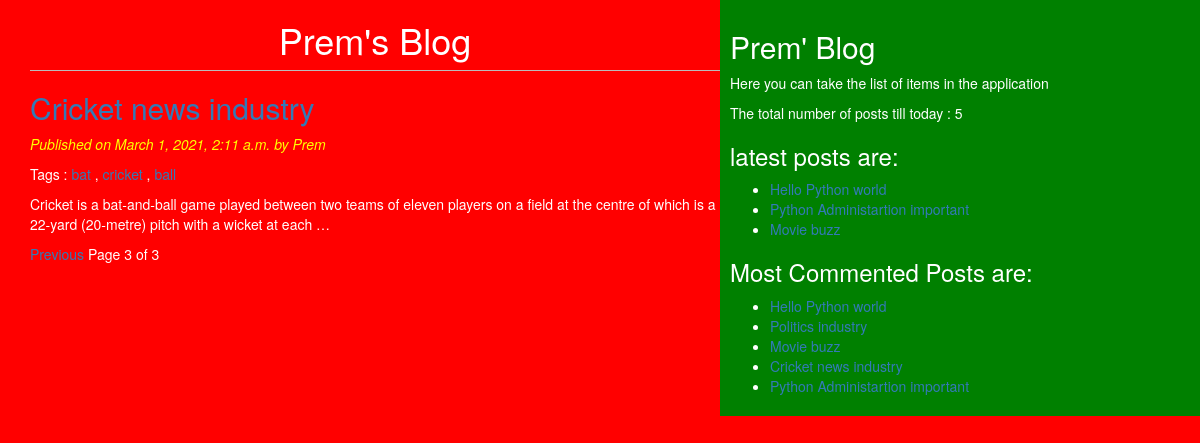
/?page=3, run on the app's committed database.
### blog/models.py (models this page shows, shortened)
class Post(models.Model):
    STATUS_CHOICES = (('draft', 'Draft'), ('published', 'Published'))
    title = models.CharField(max_length = 256)
    slug = models.SlugField(max_length = 256, unique_for_date = 'publish')
    author = models.ForeignKey(User, related_name = 'blog_posts',  on_delete=models.CASCADE)
    body = models.TextField()
    publish = models.DateTimeField(default = timezone.now)
    created = models.DateTimeField(auto_now_add = True)
    updated = models.DateTimeField(auto_now = True)
    status = models.CharField(max_length = 10, choices = STATUS_CHOICES, default = 'draft')
    objects = CustomManager()
    tags = TaggableManager()
    class Meta:
         ordering = ('-publish',)
    def get_absolute_url(self):
        return reverse('detail', args = [self.publish.year, self.publish.strftime('%m'), self.publish.strftime('%d'), self.slug])

### blog/views.py (the view)
# urls.py: path('', views.list_view),
def list_view(request, tag_slug = None):
    post_list = Post.objects.all()
    tag = None
    if tag_slug:
        tag = get_object_or_404(Tag, slug = tag_slug)
        post_list = post_list.filter(tags__in = [tag])
    paginator = Paginator(post_list, 2)
    page_number = request.GET.get('page')
    try:
        post_list = paginator.page(page_number)
    except PageNotAnInteger:
        post_list = paginator.page(1)
    except EmptyPage:
        post_list = paginator.page(paginator.num_pages)
    return render(request, 'blog/post_list.html', {'post_list': post_list, 'tag':tag})

### blog/templatetags/blog_tags.py (called while the page is built)
@register.simple_tag
def total_posts():
    return Post.objects.count()

@register.inclusion_tag('blog/latest_posts123.html')
def show_latest_posts():
    latest_posts = Post.objects.order_by('-publish')[:3]
    return {'latest_posts':latest_posts}

@register.simple_tag
def get_most_commented_posts(count = 5):
    return Post.objects.annotate(total_comments = Count('comments')).order_by('-total_comments')[:count]

### templates/blog/post_list.html (shortened to what this page needs)
<!DOCTYPE html>
{%extends 'blog/base.html'%}
  {%block content%}
    <h1>Prem's Blog</h1>
    {%for post in post_list%}
      <a href="{{post.get_absolute_url}}"><h2>{{post.title}}</h2></a>
      <p id = 'date'> Published on {{post.publish}} by {{post.author|title}}</p>
      <p>Tags :
          {%for tag in post.tags.all%}
          <a href="{{post.get_absolute_url}}">{{tag.name}}</a>
            {%if not forloop.last%}, {%endif%}
            {%endfor%}
      </p>
      {{post.body|truncatewords:30|linebreaks}}
    {%endfor%}
    {%include 'blog/pagination.html' with page=post_list%}
  {%endblock%}

### templates/blog/base.html (shortened to what this page needs)
<!DOCTYPE html>
{%load blog_tags%}
{%load static%}
<html lang="en" dir="ltr">
  <head>
    <link rel="stylesheet" href="https://maxcdn.bootstrapcdn.com/bootstrap/3.3.7/css/bootstrap.min.css">
    <link rel="stylesheet" href="{%static "css/home.css"%}">
  </head>
  <body>
    <div class="content">
        {%block content%}{%endblock%}
    </div>
    <div class="sidebar">
        <h2>Prem' Blog</h2>
        <p>Here you can take the list of items in the application</p>
        <p>The total number of posts till today : {%total_posts%}</p>
        <h3>latest posts are:</h3>{%show_latest_posts%}
        <h3>Most Commented Posts are:</h3>{%get_most_commented_posts as most_commented_posts%}
        <ul>
          {%for post in most_commented_posts%}
          <li><a href="{{post.get_absolute_url }}">{{post.title}}</a></li>
          {%endfor%}
        </ul>
    </div>
  </body>
</html>

### templates/blog/latest_posts123.html
<ul>
  {%for post in latest_posts%}
    <li><a href="{{post.get_absolute_url}}">{{post.title}}</a></li>
    {%endfor%}
</ul>

### static/css/home.css (style rules this page uses)
.content { width:60%; float:left; padding-left: 30px; background: red; height: 100%; }
.sidebar { width:40%; float:right; background: green; height: 100%; padding: 10px }
h1 { text-align: center; border-bottom: 1px solid #bbb; padding-bottom: 10px; }
body { color: white; background: red; }
#date { color:yellow; font: 12px; font-style: italic; }

### data on the page
Post: title "Cricket news industry", publish "March 1, 2021, 2:11 a.m.", author "Prem", body "Cricket is a bat-and-ball game played between two teams of eleven players on a field at the centre of which is a 22-yard (20-metre) pitch with a wicket at each …"
Tag: name "bat"
Tag: name "cricket"
Tag: name "ball"
Post: title "Hello Python world"
Post: title "Python Administartion important"
Post: title "Movie buzz"
Post: title "Politics industry"

### other printed values
{{ page.number }} "3"
{{ page.paginator.num_pages }} "3"
